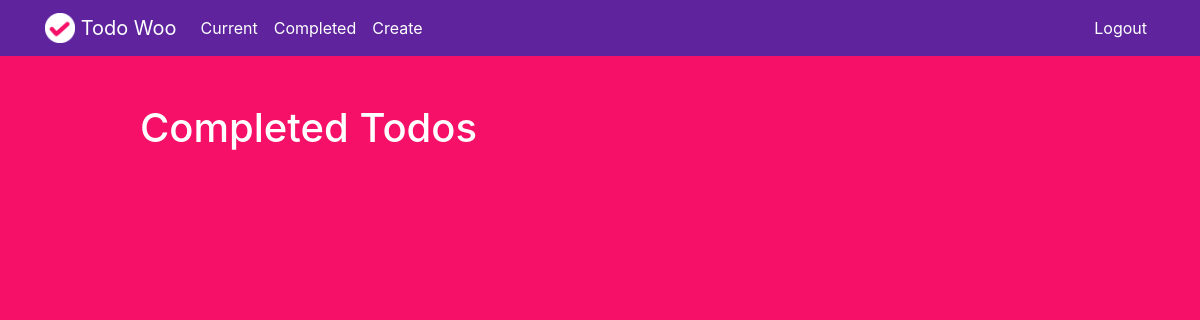
The page /completed/ (signed in) on the database as committed earlier.
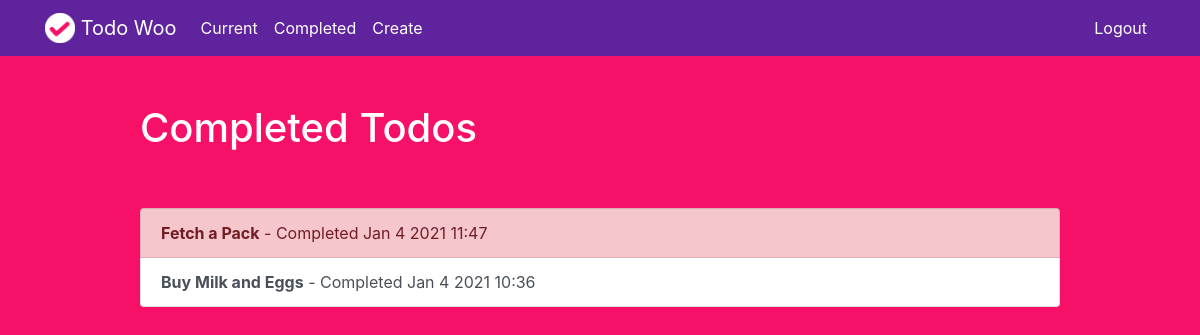
The same page on the database as committed later.
### todo/models.py (models this page shows, shortened)
class Todo(models.Model):
    title =         models.CharField(max_length=100)
    memo =          models.TextField(blank=True)
    created =       models.DateTimeField(auto_now_add=True)
    datecomplete =  models.DateTimeField(null=True, blank=True)
    important =     models.BooleanField(default=False)
    user =          models.ForeignKey(User, on_delete=models.CASCADE)

### todo/views.py (the view)
# urls.py: path('completed/', views.completedtodo, name='completedtodo'),
@login_required
def completedtodo(request):
    todos = Todo.objects.filter(user=request.user, datecomplete__isnull=False).order_by('-datecomplete')
    return render(request, 'todo/completedtodo.html', {'todos': todos})

### todo/templates/todo/completedtodo.html
{% extends "todo/base.html" %}
{% block content %}
    <div class="row justify-content-center mt-5">
        <div class="col-md-10">
            <h1>Completed Todos</h1>
        </div>
    </div>
    <div class="row justify-content-center mt-5">
        <div class="col-md-10">
            <div class="list-group">
                {% for todo in todos %}
                    <a href="{% url 'viewtodo' todo.id %}" class="list-group-item list-group-item-action{% if todo.important %} list-group-item-danger{% endif %}"><b>{{ todo.title }}</b> - Completed {{ todo.datecomplete|date:'M j Y H:i' }}</a>
                {% endfor %}
            </div>
        </div>
    </div>
{% endblock %}

Rows that differ between the two databases and show on the page:
added Todo: title "Fetch a Pack", datecomplete "Jan 4 2021 11:47", important True (drawn)
added Todo: title "Buy Milk and Eggs", datecomplete "Jan 4 2021 10:36", important False (drawn)
